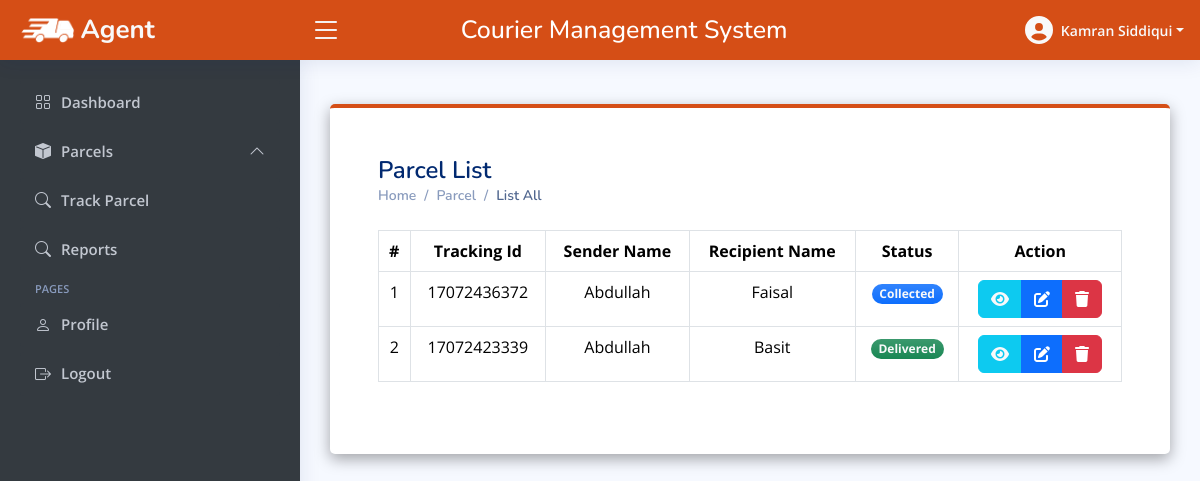
Page /agent/parcel_list.php?status=All (signed in) on the committed database.
### tables this page shows
CREATE TABLE `parcel` (
  `id` int(30) NOT NULL,
  `tracking_id` varchar(255) NOT NULL,
  `sender_name` varchar(255) NOT NULL,
  `sender_email` varchar(255) NOT NULL,
  `sender_address` text NOT NULL,
  `sender_contact` varchar(255) NOT NULL,
  `recipient_name` varchar(255) NOT NULL,
  `recipient_email` varchar(255) NOT NULL,
  `recipient_address` text NOT NULL,
  `recipient_contact` varchar(255) NOT NULL,
  `parcel_description` text NOT NULL,
  `branch_id` int(11) NOT NULL,
  `agent_id` int(11) NOT NULL,
  `parcel_status` int(11) NOT NULL DEFAULT 1,
  `weight` int(30) NOT NULL,
  `amount` int(30) NOT NULL,
  `date_created` datetime NOT NULL DEFAULT current_timestamp()
);

### agent/parcel_list.php (the view, shortened to what this page needs)
<?php
if(isset($_SESSION['email'])){
    include("header.php");
    include("topbar.php");
    include("sidebar.php");
    require("../include/connection.php");
    $agent_id = $_SESSION['id'];
                if ($_GET['status'] == "All") {
                  echo "<head><title>Parcel List (ALL) - Express Delivery</title></head>";
                }
                elseif($_GET['status'] == "1"){
                  echo "<head><title>Parcel List (Item Accepted by Courier) - Express Delivery</title></head>";
                }
                elseif($_GET['status'] == "2"){
                  echo "<head><title>Parcel List (Collected) - Express Delivery</title></head>";
                }
                elseif($_GET['status'] == "3"){
                  echo "<head><title>Parcel List (Shipped) - Express Delivery</title></head>";
                }
                elseif($_GET['status'] == "4"){
                  echo "<head><title>Parcel List (Delivered) - Express Delivery</title></head>";
                }
                else{
                  echo "<head><title>Parcel List (Unsuccessful Delivery Attempt) - Express Delivery</title></head>";
                }
?>
<main id="main" class="main">
<section class="p-5" style="background-color: white; border-top: 4px solid #D54E16; border-radius: 5px; box-shadow: rgba(0, 0, 0, 0.35) 0px 5px 15px;">
    <div class="pagetitle">
        <h1>Parcel List</h1>
        <nav>
            <ol class="breadcrumb">
                <li class="breadcrumb-item"><a href="index.html">Home</a></li>
                <li class="breadcrumb-item">Parcel</li>
                <?php
                if ($_GET['status'] == "All") {
                  echo "<li class='breadcrumb-item active'>List All</li>";
                }
                elseif($_GET['status'] == "1"){
                  echo "<li class='breadcrumb-item active'>Item Accepted by Courier</li>";
                }
                elseif($_GET['status'] == "2"){
                  echo "<li class='breadcrumb-item active'>Collected</li>";
                }
                elseif($_GET['status'] == "3"){
                  echo "<li class='breadcrumb-item active'>Shipped</li>";
                }
                elseif($_GET['status'] == "4"){
                  echo "<li class='breadcrumb-item active'>Delivered</li>";
                }
                else{
                  echo "<li class='breadcrumb-item active'>Unsuccessful Delivery Attempt</li>";
                }
                ?>
            </ol>
        </nav>
    </div>
    <section class="section my-4">
        <div class="col-lg-12">
            <table class="table table-bordered text-center" id="list">
                <thead>
                    <tr>
                        <th scope="col">#</th>
                        <th scope="col">Tracking Id</th>
                        <th scope="col">Sender Name</th>
                        <th scope="col">Recipient Name</th>
                        <th scope="col">Status</th>
                        <th scope="col">Action</th>
                    </tr>
                </thead>
                <tbody id="branch_tablebody">
                    <?php
                    if ($_GET['status'] == "All") {
                        $read = "SELECT * FROM `parcel` WHERE `agent_id` = '$agent_id' ORDER BY id DESC;";
                    } else {
                        $status = $_GET['status'];
                        $read = "SELECT * FROM `parcel` where parcel_status = '$status' AND `agent_id` = '$agent_id' ORDER BY id DESC;";
                    }
                    $result = mysqli_query($connection, $read);
                    if ($result) {
                        if (mysqli_num_rows($result) > 0) {
                            $i = 1;
                            while ($row = mysqli_fetch_assoc($result)) {
                                $parcel_id = $row["id"];
                    ?>
                                <tr>
                                    <td><?= $i ?></td>
                                    <td><?= $row["tracking_id"] ?></td>
                                    <td><?= $row["sender_name"] ?></td>
                                    <td><?= $row["recipient_name"] ?></td>
                                    <td class="text-center">
                                        <?php
                                        if ($row['parcel_status'] == 1) {
                                            echo "<span class='badge rounded-pill text-bg-primary bg-gradient text-light'>Item Accepted by Courier</span>";
                                        } elseif ($row['parcel_status'] == 2) {
                                            echo "<span class='badge rounded-pill text-bg-primary bg-gradient text-light'>Collected</span>";
                                        } elseif ($row['parcel_status'] == 3) {
                                            echo "<span class='badge rounded-pill text-bg-primary bg-gradient text-light'>Shipped</span>";
                                        } elseif ($row['parcel_status'] == 4) {
                                            echo "<span class='badge rounded-pill text-bg-success bg-gradient text-light'>Delivered</span>";
                                        } else {
                                            echo "<span class='badge rounded-pill text-bg-danger bg-gradient text-light'>Unsuccessful Delivery Attempt</span>";
                                        }
                                        ?>
                                    </td>
                                    <td class='text-center'>
                                        <div class='btn-group'>
                                            <a data-bs-toggle="modal" data-bs-target="#exampleModal<?= $parcel_id ?>" class='btn btn-info btn-flat view_parcel text-light'><i class='fas fa-eye'></i></a>
                                            <a href='update_parcel.php?parcel_id=<?= $parcel_id ?>' class='btn btn-primary btn-flat'><i class='fas fa-edit'></i></a>
                                            <a href='delete_parcel.php?parcel_id=<?= $parcel_id ?>' class='btn btn-danger btn-flat'><i class='fas fa-trash'></i></a>
                                        </div>
                                    </td>
                                </tr>
                    <?php
                                $i++;
                            }
                        }
                    }
                    ?>
                </tbody>
            </table>
        </div>
    </section>
    </section>
</main>
<?php
    include("footer.php");
} else {
    header("location: login.php");
}
?>

### agent/assets/css/style.css (style rules this page uses)
:root { scroll-behavior: smooth; }
body { font-family: "Open Sans", sans-serif; background: #f6f9ff; color: #444444; }
a { color: #4154f1; text-decoration: none; }
h1, h2, h3, h4, h5, h6 { font-family: "Nunito", sans-serif; }
#main { margin-top: 60px; padding: 20px 30px; transition: all 0.3s; }
.pagetitle { margin-bottom: 10px; }
.pagetitle h1 { font-size: 24px; margin-bottom: 0; font-weight: 600; color: #012970; }
.breadcrumb { font-size: 14px; font-family: "Nunito", sans-serif; color: #899bbd; font-weight: 600; }
.breadcrumb a { color: #899bbd; transition: 0.3s; }
.breadcrumb .breadcrumb-item::before { color: #899bbd; }
.breadcrumb .active { color: #51678f; font-weight: 600; }
@media (min-width: 1200px) { #main, #footer { margin-left: 300px; } }

### rows in the picture
parcel: tracking "17072436372", sender_name "Abdullah", recipient_name "Faisal", shows "Collected"
parcel: tracking "17072423339", sender_name "Abdullah", recipient_name "Basit", shows "Delivered"

### other values in the picture
$firstname "Kamran"
$lastname "Siddiqui"
